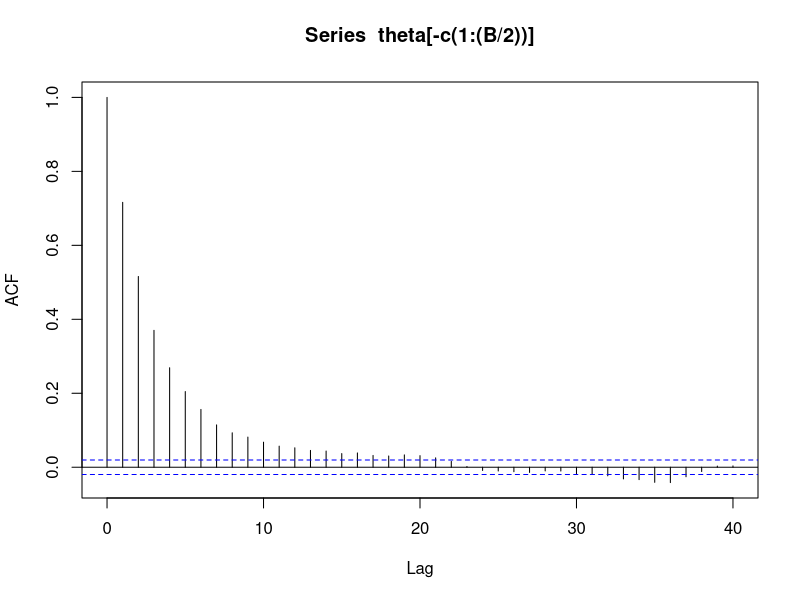
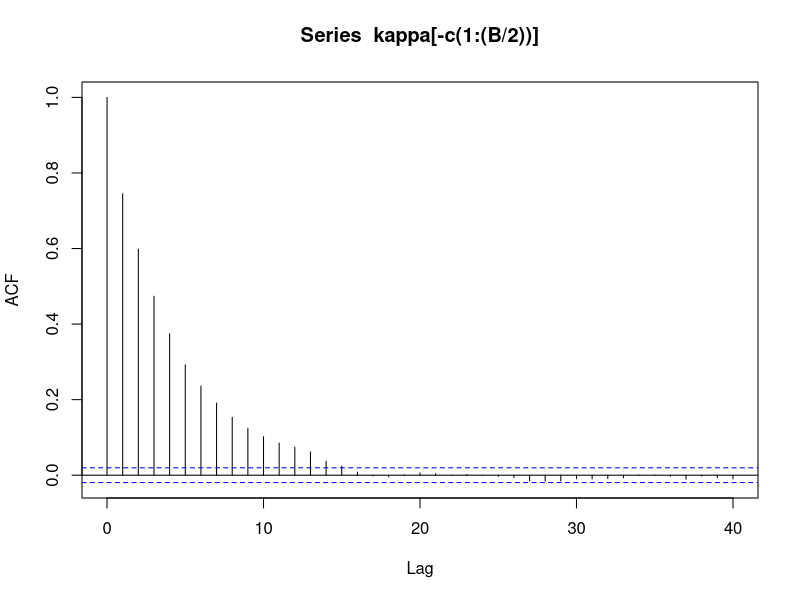
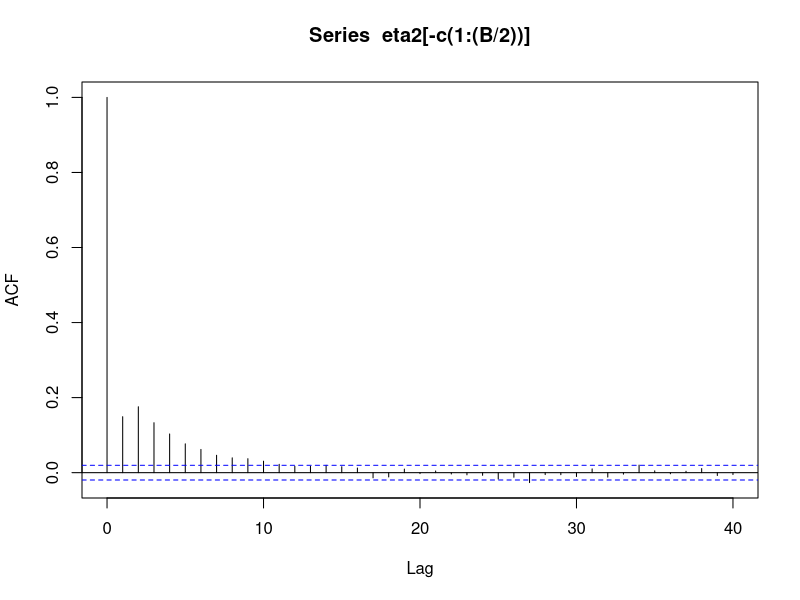
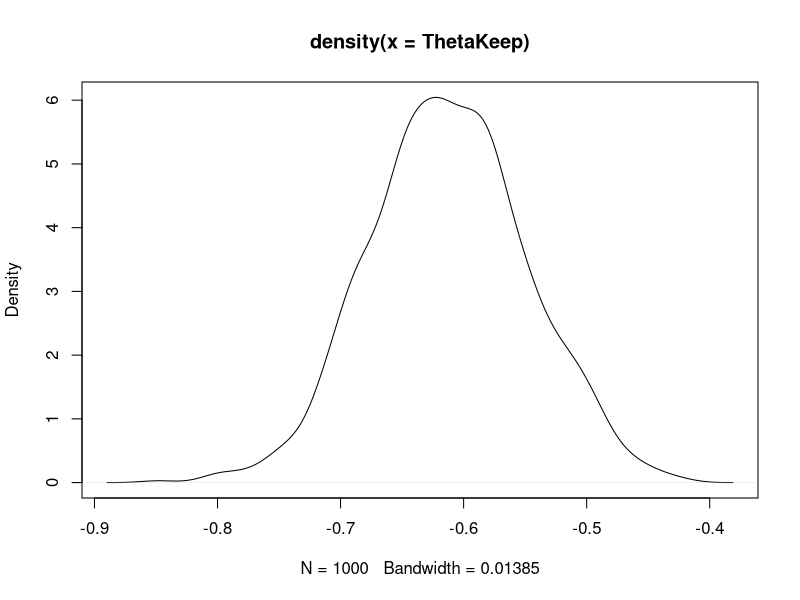
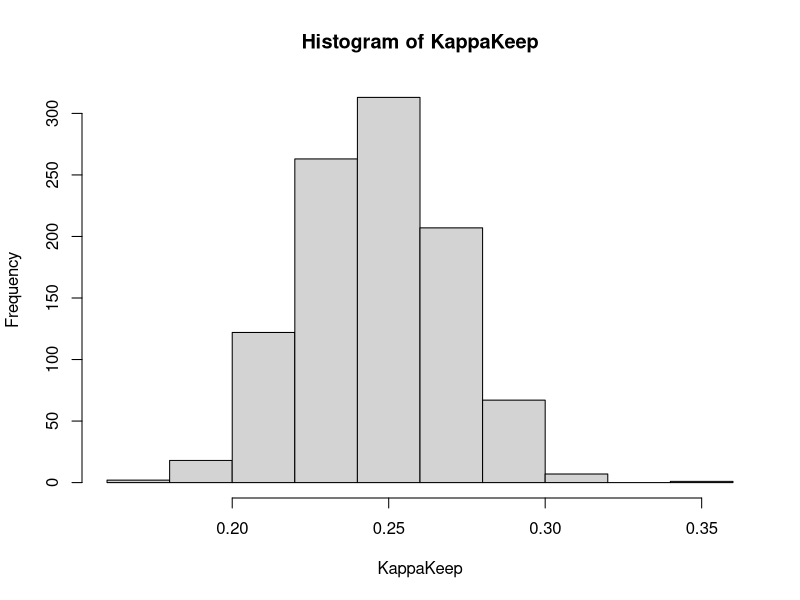
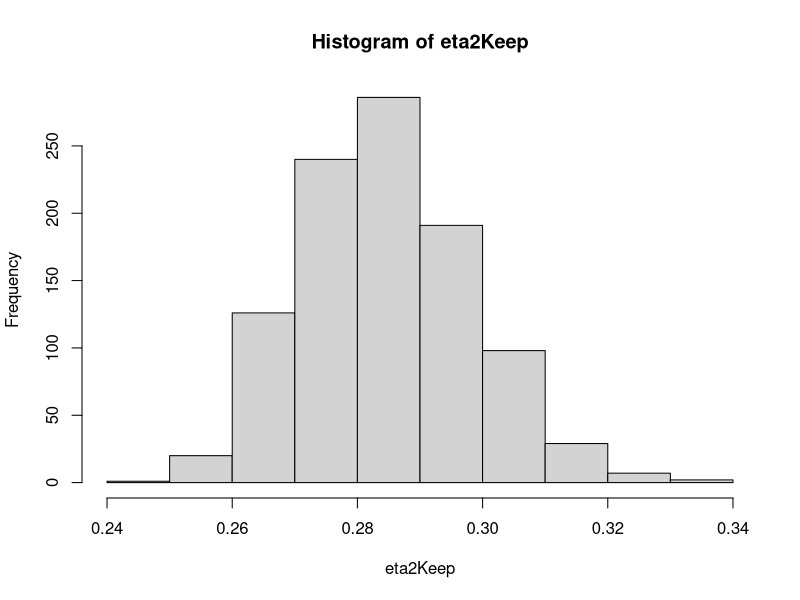
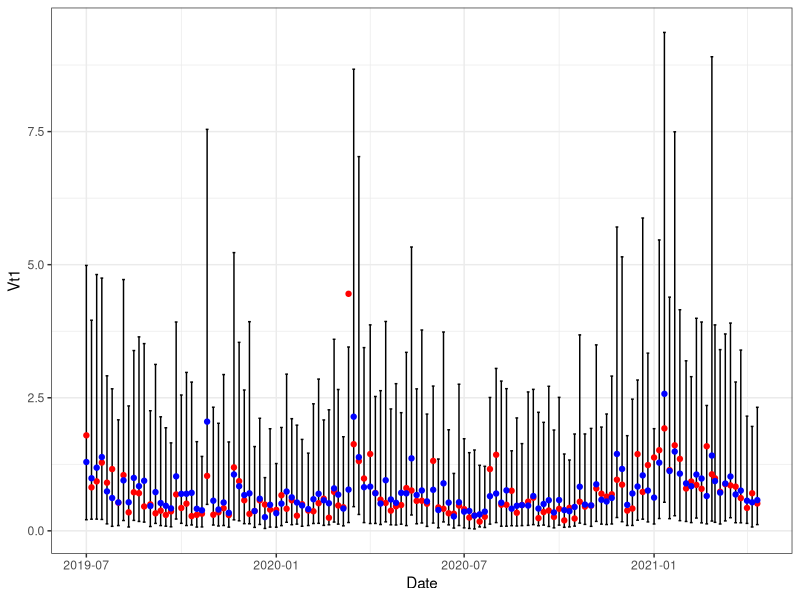

Generate these figures, in order, with R:
## ---- chunk 1
knitr::opts_chunk$set(echo = TRUE, message = FALSE)
library(tidyverse)
## ---- chunk 2
btc_candles <- read_csv("btcOpenCandles.csv") %>%
  mutate(dVt = lead(AnnualizedRV) - AnnualizedRV) %>%
  mutate(logAnnualRV = log(AnnualizedRV),
        dYt = lead(logAnnualRV) - logAnnualRV) %>%
  select(Date,time,  AnnualizedRV, dVt, logAnnualRV, dYt)

train <- btc_candles %>%
  filter(time < as.Date("2019-07-01"))

test <- btc_candles %>%
  filter(time >= as.Date("2019-07-01"))


Xt <- train$logAnnualRV
#dYt <- train$dYt

## Make a function for the kernel in the exponent for easier use later
expKernel <- function(k, eps, theta, X = Xt){
  - k / (eps * ( 1 - exp(-2 * k))) * sum(
    (lead(X) - (X * exp(-k) + theta * (1 - exp(-k))))^2
  , na.rm = T)
}

logLKappa <- function(k, eps, theta, X = Xt){
  n/2  * log(k) - n/2 * log(1 - exp(-2*k)) + expKernel(k, eps, theta, X)
}


burnIn <- 10000
thin <- 10
keep <- 1000
B <- burnIn + keep * thin

theta <- vector("numeric", B)
eta2 <- vector("numeric", B)
kappa <- vector("numeric", B)

theta[1] = mean(Xt)
eta2[1] = sd(Xt)^2
kappa[1] = 0.25

n <- length(Xt)

theta_accept <- 0
kappa_accept <- 0

set.seed(111)
for (b in 2:B) {

  U <- runif(1)
  
  ## Gibbs Sample eta2
  eta2[b] <- MCMCpack::rinvgamma(1, n/2, -expKernel(kappa[b-1], 1, theta[b-1]))
  
  
  ## MH for theta
  theta_star <- rnorm(1, mean(Xt), sd(Xt)/2)
  
  r <- exp(expKernel(kappa[b-1], eta2[b-1], theta_star) - expKernel(kappa[b-1], eta2[b-1], theta[b-1]))
  
  if(U < min(r,1)){
    theta[b] = theta_star
    if(b > burnIn){
      theta_accept <- theta_accept + 1
    }
  }else{
    theta[b] = theta[b-1]
  }
  
  ## MH for eta
  kappa_alpha = 3
  kappa_beta = 9
  kappa_star <- rbeta(1, kappa_alpha, kappa_beta)
  #kappa_star <- runif(1)
  
  r <- exp(logLKappa(kappa_star, eta2[b-1], theta[b-1]) - logLKappa(kappa[b-1], eta2[b-1], theta[b-1])) *
    (dbeta(kappa[b-1], kappa_alpha, kappa_beta) / dbeta(kappa_star, kappa_alpha, kappa_beta))
  if(U < min(r,1)){
    kappa[b] = kappa_star
    if(b > burnIn){
      kappa_accept <- kappa_accept + 1
    }
  }else{
    kappa[b] = kappa[b-1]
  }
  
}


kappa_accept / B
theta_accept / B

mean(theta[-c(1:burnIn)])
mean(Xt)

mean(kappa[-c(1:burnIn)])
mean(eta2[-c(1:burnIn)]) %>% sqrt()
sd(Xt)

acf(theta[-c(1:(B/2))])
acf(kappa[-c(1:(B/2))])
acf(eta2[-c(1:(B/2))])

keepIdx <- seq(burnIn+1, B, by = thin)
ThetaKeep <- theta[keepIdx]
KappaKeep <- kappa[keepIdx]
eta2Keep <- eta2[keepIdx]

plot(density(ThetaKeep))
hist(KappaKeep)
hist(eta2Keep)


calcXt1 <- function(Xt, k, eps2, theta, Date, n = 1000){
  mu <- Xt * exp(-k) + theta * (1 - exp(-k))
  var <- (eps2 * ( 1 - exp(-2*k))) / (2*k)
  Xt1 <- rnorm(n, mu, sqrt(var))
  simXt1 <- expand_grid(Date, Xt1) %>%
    mutate(Vt1 = exp(Xt1))
  return(simXt1)
}

K <- mean(KappaKeep)
Eps2  <- mean(eta2Keep)
Theta <- mean(ThetaKeep)

ParamsDf <- data.frame(k = K,
                       eps2 = Eps2,
                       theta = Theta) %>%
  expand_grid(test%>% select(Date, logAnnualRV)) %>%
  rename(Xt = logAnnualRV)

testSim <- pmap_dfr(ParamsDf, calcXt1)

testSim %>%
  rename(Xt1_pred = Xt1,
         Vt1_pred = Vt1) %>%
  group_by(Date) %>%
  # mutate(upper = quantile(Vt1_pred, 0.95),
  #        lower = quantile(Vt1_pred, 0.05),
  #        pointEst = median(Vt1_pred)) %>%
  mutate(upper = max(Vt1_pred),
         lower = min(Vt1_pred),
         pointEst = mean(Vt1_pred)) %>%
  select(Date, upper, lower, pointEst) %>%
  distinct() %>%
  left_join(test %>% select(Date, AnnualizedRV, logAnnualRV)) %>%
  ungroup() %>%
  mutate(Xt1 = lead(logAnnualRV),
         Vt1 = lead(AnnualizedRV)) %>%
  filter(lubridate::day(Date) %in% c(1,6,11,16,21,26)) %>%
  # ggplot(aes(x = AnnualizedRV)) +
  # geom_point(aes(y = pointEst), col = "red") +
  #geom_point(aes(y = dVt), col = "blue")
  ggplot(aes(x = Date)) +
  geom_errorbar(aes(ymin = lower, ymax = upper)) +
  geom_point(aes(y = Vt1), col = "red")  +
  geom_point(aes(y = pointEst), col = "blue") +
  theme_bw() 
